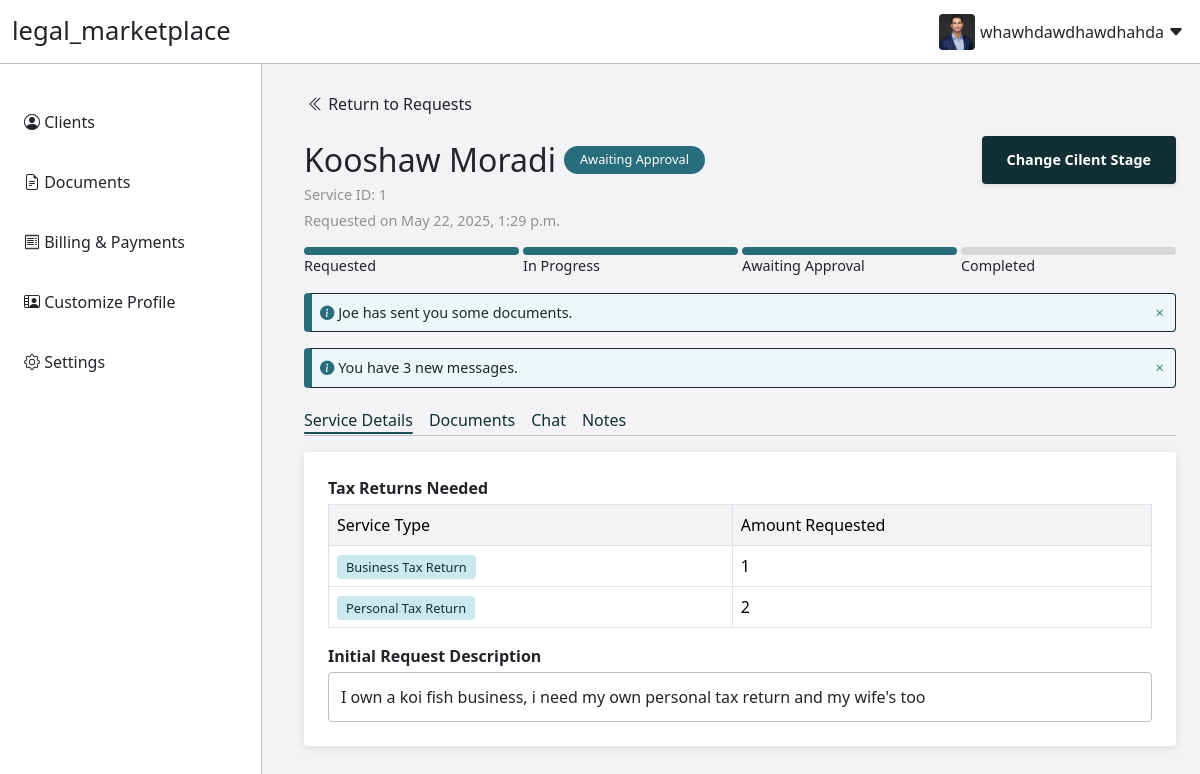
/user_portal/clients/deal/deal_id=1/ (signed in), run on the app's committed database.
### user_portal/models.py (models this page shows, shortened)
class ClientDeal(models.Model):
    professional = models.ForeignKey(Professional, on_delete=models.CASCADE)
    client = models.ForeignKey(Client, on_delete=models.CASCADE)
    date_initiated = models.DateTimeField()
    completion_date = models.DateTimeField(null=True, blank=True)
    deal_stage = models.ForeignKey(DealStage, on_delete=models.CASCADE)

class DealStage(models.Model):
    stage_name = models.CharField(max_length=255)

class RequestedService(models.Model):
    service_detail = models.ForeignKey(ServiceDetails, on_delete=models.CASCADE, related_name="requested_service_items")
    service_type = models.ForeignKey(ServicesType, on_delete=models.CASCADE)
    quantity = models.PositiveIntegerField(default=1)

class ServicesType(models.Model):
    service_name = models.CharField(max_length=255)

class ServiceDetails(models.Model):
    deal = models.ForeignKey(ClientDeal, on_delete=models.CASCADE)
    requested_services = models.ManyToManyField(
        ServicesType,
        through='RequestedService',
        related_name="service_details"
    )
    request_description = models.TextField()

### account/models.py (models this page shows, shortened)
class Client(models.Model):
    user = models.OneToOneField('auth.User', on_delete=models.CASCADE)
    first_name = models.CharField(max_length=255)
    last_name = models.CharField(max_length=255)

### user_portal/views.py (the view, shortened to what this page needs)
# urls.py: path('user_portal/clients/deal/deal_id=<int:deal_id>/', user_portal.views.user_portal_client_details, name='portal_user_client_details'),
@login_required
def user_portal_client_details(request, deal_id):
    user = request.user
    deal = get_object_or_404(ClientDeal, id=deal_id)
    is_client = False
    service_desc = ServiceDetails.objects.get(deal=deal)
    line_items = service_desc.requested_services.through.objects.filter(service_detail=service_desc)
    messages = ChatMessage.objects.filter(deal=deal).order_by('time_sent')
    deal_documents = DealDocument.objects.filter(deal=deal)
    client_uploaded_documents = deal_documents.filter(uploader=deal.client.user)
    for document in client_uploaded_documents:
        document.name = document.file.name.split('/')[-1]
    professional_uploaded_documents = deal_documents.filter(uploader=deal.professional.user)
    for document in professional_uploaded_documents:
        document.name = document.file.name.split('/')[-1]
    context = {
        "user": user,
        "deal": deal,
        "service_desc": service_desc,
        "line_items": line_items,
        "messages": messages,
        "client_uploaded_documents": client_uploaded_documents,
        "professional_uploaded_documents": professional_uploaded_documents,
        "is_client": is_client,
    }
    return render(request, 'user_portal/portal_user_client_details.html', context)

### user_portal/templates/user_portal/portal_user_client_details.html (shortened to what this page needs)
{% load static %}
<!DOCTYPE html>
<html lang="en">
<head>
    <link href="https://cdn.jsdelivr.net/npm/bootstrap@5.3.3/dist/css/bootstrap.min.css" rel="stylesheet">
    <link href="https://cdn.jsdelivr.net/npm/quill@2.0.3/dist/quill.snow.css" rel="stylesheet"/>
    <link rel="stylesheet" type="text/css" href="{% static '/css/shared_features.css' %}">
    <link rel="stylesheet" type="text/css" href="{% static '/css/user_portal_shared.css' %}">
    <link rel="stylesheet" type="text/css" href="{% static '/css/client_portal_shared.css' %}">
    <link rel="stylesheet" type="text/css" href="{% static '/css/portal_user_client_details.css' %}">
    <link rel="stylesheet" type="text/css" href="{% static '/css/client_details_documents.css' %}">
</head>
<body>
    <div class="nav-and-content">
        {% include "navbar/user_portal_navbar.html" %}
        <div class="main-content">
            <a href="{% url 'portal_user_clients' %}">
                <div class="return-wrapper">
                    <i class="bi bi-chevron-double-left"></i>
                    Return to Requests
                </div>
            </a>
            <div class="request-wrapper mt-3">
                <div class="title-and-action-required-wrapper">
                    <div class="request-title">
                        {{deal.client.first_name}} {{deal.client.last_name}}
                        <span class="stage-pill">{{deal.deal_stage.stage_name}}</span>
                    </div>
                    {%if deal.deal_stage.stage_name != "Completed"%}
                    <button class="classic-button" id="stageChangeButton" data-bs-toggle="modal" data-bs-target="#IDChangeStage">
                        Change Cilent Stage
                    </button>
                    {%endif%}
                </div>
                <div class="request-professional-and-date-wrapper">
                    <span class="service-request-professional">
                        Service ID: {{deal.id}}
                    </span>
                    <span class="service-request-professional">
                        Requested on {{deal.date_initiated}}
                    </span>
                </div>
                <div class="progress-wrapper mt-3">
                    <div class="progress-stage">
                        <div class="progress-pill"></div>
                        <div class="progress-stage-name">
                            Requested
                        </div>
                    </div>
                    <div class="progress-stage">
                        {% if deal.deal_stage.stage_name == "Ready for Preparation" or deal.deal_stage.stage_name == "Pending Client Action"%}
                        <div class="progress-pill current-stage"></div>
                        {%else%}
                        <div class="progress-pill"></div>
                        {%endif%}
                        <div class="progress-stage-name">
                            In Progress
                        </div>
                    </div>
                    <div class="progress-stage">
                        {% if deal.deal_stage.stage_name == "Awaiting Approval"%}
                        <div class="progress-pill current-stage"></div>
                        {%elif deal.deal_stage.stage_name == "Completed"%}
                        <div class="progress-pill"></div>
                        {%else%}
                        <div class="progress-pill later-stage"></div>
                        {%endif%}
                        <div class="progress-stage-name">
                            Awaiting Approval
                        </div>
                    </div>
                    <div class="progress-stage">
                        {%if deal.deal_stage.stage_name != "Completed"%}
                        <div class="progress-pill later-stage"></div>
                        {%else%}
                        <div class="progress-pill"></div>
                        {%endif%}
                        <div class="progress-stage-name">
                            Completed
                        </div>
                    </div>
                </div>
                <div class="action-alert-wrapper mt-3">
                    <div class="action-alert-text">
                        <i class="bi bi-info-circle-fill"></i>
                        <span>Joe has sent you some documents.</span>
                    </div>
                    <i class="bi bi-x action-alert-exit"></i>
                </div>
                <div class="action-alert-wrapper mt-3">
                    <div class="action-alert-text">
                        <i class="bi bi-info-circle-fill"></i>
                        <span>You have 3 new messages.</span>
                    </div>
                    <i class="bi bi-x action-alert-exit"></i>
                </div>
                <div class="menu-selections-wrapper">
                    <div class="menu-selection" id="serviceDetailsSelection">
                        <span>Service Details</span>
                        <div class="menu-selection-bottom selection-active"></div>
                    </div>
                    <div class="menu-selection" id="documentsSelection">
                        <span>Documents</span>
                    </div>
                    <div class="menu-selection" id="chatSelection">
                        <span>Chat</span>
                    </div>
                    <div class="menu-selection" id="notesSelection">
                        <span>Notes</span>
                    </div>
                </div>
                <hr class="menu-selection-hr">
                <div class="deal-section" id="serviceDetailsSection">
                    <div class="section-wrapper">
                       <div class="detail-wrapper">
                        <div class="section-title detail-title">
                            Tax Returns Needed
                        </div>
                        <div class="detail-content">
                            <table class="table custom-table table-bordered">
                                <tr>
                                    <td class="table-header">
                                        Service Type
                                    </td>
                                    <td class="table-header">
                                        Amount Requested
                                    </td>
                                </tr>
                                {%for line_item in line_items%}
                                <tr>
                                    <td><span class="tag">{{line_item.service_type.service_name}}</span></td>
                                    <td>{{line_item.quantity}}</td>
                                </tr>
                                {%endfor%}
                            </table>
                        </div>
                       </div>
                       <div class="detail-wrapper">
                        <div class="section-title detail-title">
                            Initial Request Description
                        </div>
                        <div class="detail-content detail-request-desc-text">
                            {{service_desc.request_description}}
                        </div>
                       </div>
                    </div>
                </div>
            </div>
        </div>
    </div>
</body>
</html>

### static/css/shared_features.css (style rules this page uses)
:root { --main-color: rgba(255,255,255,1); --secondary-color: #112f35 !important; --secondary-color-10: #1c4e58; --secondary-color-20: #276d7b; --secondary-color-30: #338c9e; --secondary-color-40: #3eacc1; --secondary-color-50: #61bbcc; --secondary-color-60: #84cad8; --secondary-color-70: #a7d9e3; --secondary-color-80: #cae8ee; --secondary-color-90: #edf7f9; --hover-fade: rgba(0,0,0,0.08); --shared-border-radius: 4px; --pill-border-radius: 20px; --pill-padding: 4px 16px; --other-bg-color: #f3f3f5; --light-title-color: #929292; --section-grey-outline: rgba(0, 0, 0, 0.25); --shared-box-shadow: 0px 2px 8px rgba(0, 0, 0, 0.1); --section-one-color: rgba(238,244,254); --section-one-border-color: rgb(51,126,255); --section-two-color: rgba(255,250,238); --section-two-border-color: rgba(233,167,81); --section-three-color: rgba(253,245,254); --section-three-border-color: rgba(197,121,219); --section-four-color: rgba(241,252,246); --section-four-border-color: rgba(70,202,168); --notification-color: rgb(255, 8, 8); --secondary-color-90-red: #f9eded; --secondary-color-80-red: #eecaca; --secondary-color-30-red: #9e3333; --secondary-color-red: #351111; }
a { text-decoration: none; color: inherit; }
.classic-button { border: 1px solid transparent; border-radius: var(--shared-border-radius); background-color: var(--secondary-color); color: white; padding: 8px 24px 8px 24px; transition: 0.2s; font-size: 0.9rem; font-weight: 600; box-shadow: 0 2px 4px rgba(0, 0, 0, 0.1); transition: background-color 0.25s, box-shadow 0.25s; }
.tag { background-color: var(--secondary-color-80); color: var(--secondary-color); border: 1px solid var(--secondary-color-80); border-radius: var(--shared-border-radius); padding:2px 8px 2px 8px; font-size: 0.8rem; cursor: pointer; text-decoration: none; user-select: none; }
.return-wrapper { width: 176px; padding: 4px; border-radius: var(--shared-border-radius); }
.menu-selections-wrapper { display: flex; color: var(--secondary-color); margin:12px 0px; gap:8px; }
.menu-selection { padding:8px 8px 8px 0px; cursor: pointer; font-weight: 500; margin-top: auto; }
.menu-selection-bottom { background-color: var(--secondary-color-10); height: 2px; border-radius: var(--shared-border-radius); width: 0%; }
.selection-active { width: 100%; }
.menu-selection-hr { margin-top: -19px; }
.table-header { background-color: var(--other-bg-color) !important; }
td { vertical-align: middle !important; }
.action-alert-wrapper { display: flex; font-size: 0.9rem; border: 1px solid var(--secondary-color); border-radius: var(--shared-border-radius); background-color: var(--secondary-color-90); padding:8px; gap: 8px; border-left: 8px solid var(--secondary-color-20); }
.action-alert-wrapper i { color: var(--secondary-color-20); }
.action-alert-exit { margin-left: auto; cursor: pointer; }

### user_portal/static/css/user_portal_shared.css (style rules this page uses)
body { background-color: var(--other-bg-color); }
.nav-and-content { display: flex; }
.main-content { width: 100%; padding: 24px;; }
.section-wrapper { background-color: var(--main-color); border-radius: var(--shared-border-radius); padding: 12px; margin: 12px 0px; width: 100%; box-shadow: var(--shared-box-shadow); }
.section-title { display: flex; align-items: center; gap:8px; font-size: 1.2rem; font-weight: 600; }
.title-and-action-required-wrapper { display: flex; justify-content: space-between; }
.stage-pill { border-radius: var(--pill-border-radius); background-color: var(--secondary-color-20); padding: var(--pill-padding); color: white; font-size: 0.8rem; }
.request-professional-and-date-wrapper { display: flex; flex-direction: column; gap: 4px; font-size: 0.9rem; color: var(--light-title-color); }

### client_portal/static/css/client_portal_shared.css (style rules this page uses)
.progress-wrapper { display: flex; gap: 4px; margin-top: 12px; }
.progress-stage { width: 25%; }
.progress-pill { height:8px; background-color: var(--secondary-color-20); border-radius: var(--pill-border-radius); }
.current-stage { background-color: var(--secondary-color-20); animation: breathe 1.5s infinite; }
.later-stage { background-color: #d6d6d9; }
.progress-stage-name { font-size: 0.9rem; }

### user_portal/static/css/portal_user_client_details.css (style rules this page uses)
.request-title { font-size: 2.0rem; display: flex; align-items: center; gap: 8px; }
.detail-wrapper { margin: 12px; }
.detail-title { font-size: 1rem !important; margin-bottom: 4px; }
.detail-request-desc-text { padding:12px; border:1px solid var(--section-grey-outline); border-radius: var(--shared-border-radius); }

### static/css/portal_navbar.css (style rules this page uses)
.main-content { overflow-y: scroll; margin-left: 280px; margin-top: 64px; }

### data on the page
ClientDeal: client.first_name "Kooshaw", client.last_name "Moradi", deal_stage.stage_name "Awaiting Approval", id "1", date_initiated "May 22, 2025, 1:29 p.m."
RequestedService: service_type.service_name "Business Tax Return", quantity "1"
RequestedService: service_type.service_name "Personal Tax Return", quantity "2"
ServiceDetails: request_description "I own a koi fish business, i need my own personal tax return and my wife's too"
